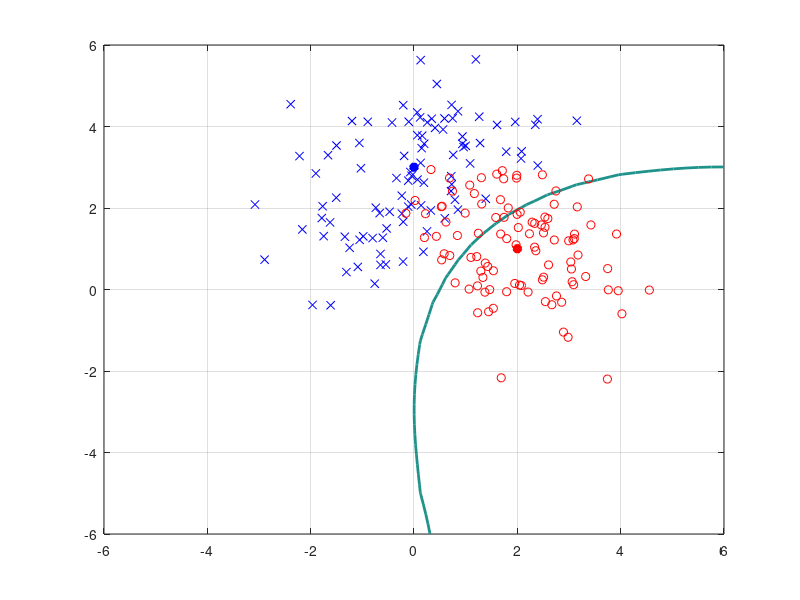
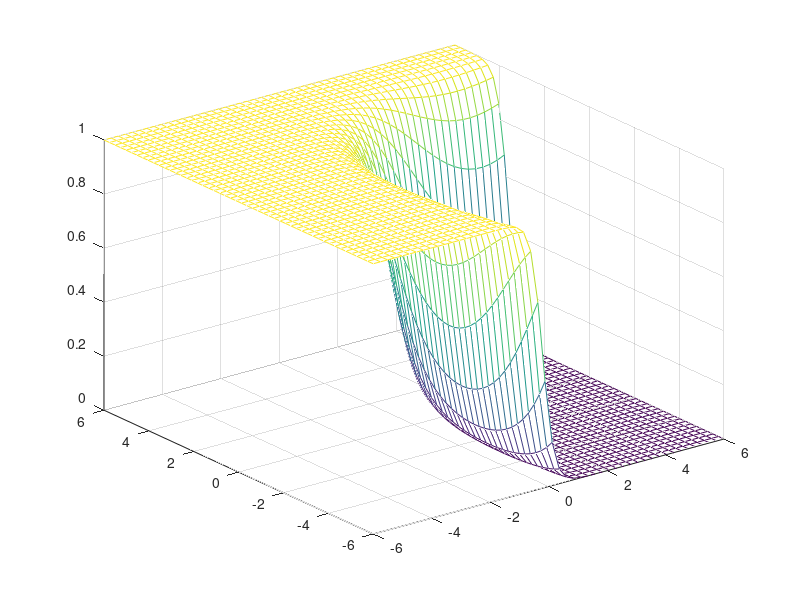

MATLAB code for these plots, in order: (Note: this script raises an error after producing the figures.)
% Compute the posterior probability on a regular grid in the input space and plot the decision
% boundary for which the posterior probability satisfies P[?1 | x] = 0.5. Show 100 samples
% drawn from each of the classes superposed on the same graph. Draw the posterior probability
% as a three dimensional graph.

m1 = [0;3];
C1 = [2 1; 1 2];

m2 = [2;1];
C2 = [1 0; 0 1];

numGrid = 50;
xRange = linspace(-6.0, 6.0, numGrid);
yRange = linspace(-6.0, 6.0, numGrid);
P1 = zeros(numGrid, numGrid);
P2 = P1;

for i=1:numGrid
    for j=1:numGrid
        x = [yRange(j) xRange(i)]';
        P1(i,j) = mvnpdf(x', m1', C1);
        P2(i,j) = mvnpdf(x', m2', C2);
    end
end

Pmax = max(max([P1 P2]));
figure(1), clf, contour(xRange, yRange, P1./(P1+P2), [0 0.5*Pmax], 'LineWidth', 2);
hold on;
plot(m1(1), m1(2), 'b*', 'LineWidth', 4);
plot(m2(1), m2(2), 'r*', 'LineWidth', 4);

% Show 100 samples drawn from each of the classes superposed on the same
% graph
N = 100;
X1 = mvnrnd(m1, C1, N);
X2 = mvnrnd(m2, C2, N);

hold on;
plot(X1(:, 1), X1(:, 2), 'bx', X2(:, 1), X2(:, 2), 'ro');
grid on;

% Draw the posterior probability as a three dimensional graph
figure(2)
mesh(xRange, yRange, P1./(P1+P2));

% Using the data sampled from each of the distributions, train a
% feedforward nural network using the Neural Networks toolbox. 

X = [X1; X2]';
N1 = size(X1, 1);
N2 = size(X2, 1);
y1 = [ones(N1, 1) zeros(N2, 1)]';
y2 = [zeros(N2, 1) ones(N1, 1)]';
y = [y1 y2];

net = patternnet(20);
net = train(net, X, y);
view(net);
output = net(X);

NP1 = zeros(numGrid, numGrid);

for i=1:numGrid
    for j=1:numGrid
        x = [yRange(j) xRange(i)]';
        nnp = net(x);
        NP1(i,j) = nnp(1);
    end
end

NPmax = max(max(NP1));
figure(3), clf, contour(xRange, yRange, NP1, [0 0.5*NPmax], 'LineWidth', 2);
hold on;
plot(m1(1), m1(2), 'b*', 'LineWidth', 4);
plot(m2(1), m2(2), 'r*', 'LineWidth', 4);

hold on;
plot(X1(:, 1), X1(:, 2), 'bx', X2(:, 1), X2(:, 2), 'ro');
grid on;
